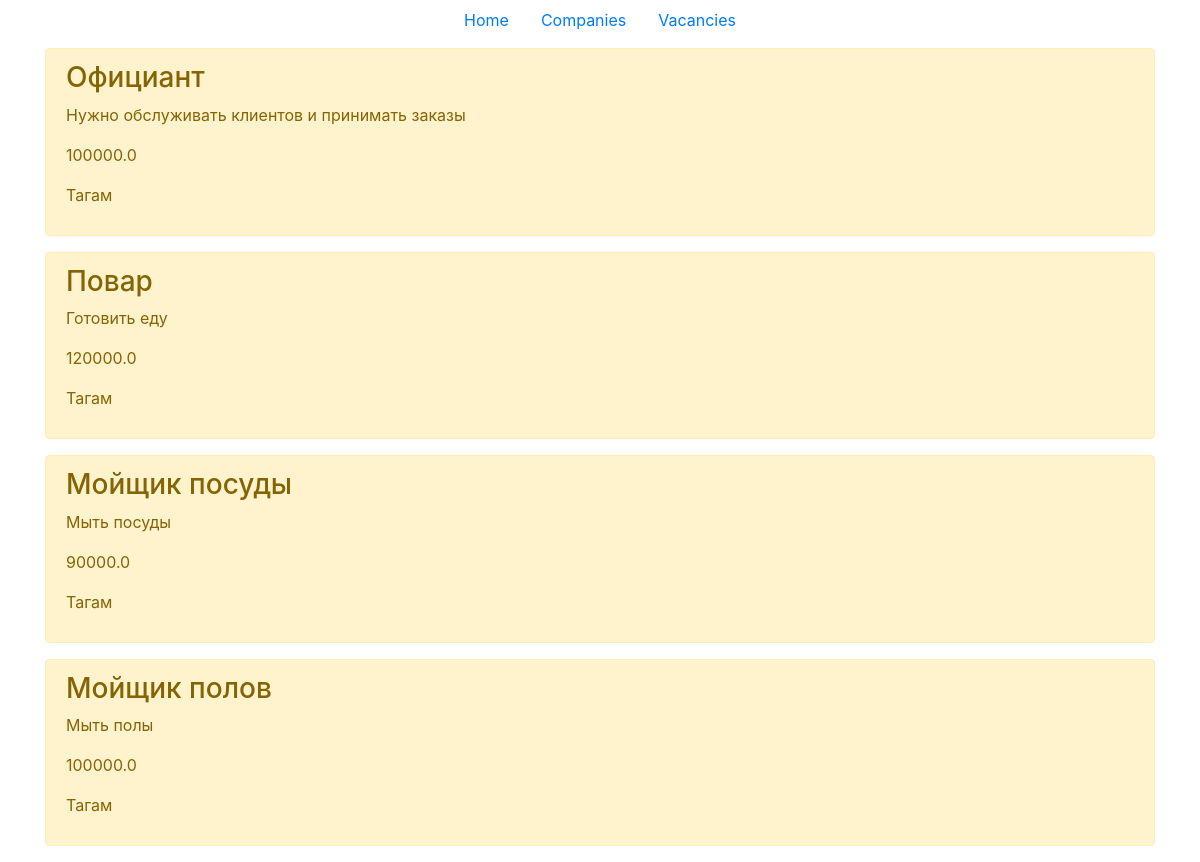
Screenshot of /companies/2/vacancies with the database file from the repository.
### api/models.py (models this page shows, shortened)
class vacancy(models.Model):
	name = models.CharField('Имя', max_length=50)
	description = models.TextField('Описание')
	salary = models.FloatField('Зарплата')
	company = models.ForeignKey(company, on_delete=models.CASCADE)
	class Meta:
		verbose_name = 'Вакансия'
		verbose_name_plural = 'Вакансии'

class company(models.Model):
	name = models.CharField('Имя', max_length=50)
	description = models.TextField('Описание')
	city = models.CharField('Город', max_length=50)
	address = models.TextField('Адрес')
	def __str__(self):
		return self.name
	class Meta:
		verbose_name = 'Компания'
		verbose_name_plural = 'Компании'

### api/views.py (the view)
# urls.py: path('companies/<int:id>/vacancies', views.listvacancies, name='onecompanies'),
def listvacancies(request, id):
    vacancies = vacancy.objects.filter(company=id)
    return render(request, 'api/vacancies.html', {'vacancies': vacancies})

### api/templates/api/vacancies.html (shortened to what this page needs)
{% extends 'api/base.html' %}
{% block content %}
	{% for el in vacancies %}
		<div class="alert alert-warning mt-2">
			<h3>{{ el.name }}</h3>
			<p>{{ el.description }}</p>
			<p>{{ el.salary }}</p>
			<p>{{ el.company }}</p>
		</div>
	{% endfor %}
{% endblock %}

### rows the page displays
vacancy: name "Официант", description "Нужно обслуживать клиентов и принимать заказы", salary "100000.0", company "Тагам"
vacancy: name "Повар", description "Готовить еду", salary "120000.0", company "Тагам"
vacancy: name "Мойщик посуды", description "Мыть посуды", salary "90000.0", company "Тагам"
vacancy: name "Мойщик полов", description "Мыть полы", salary "100000.0", company "Тагам"
